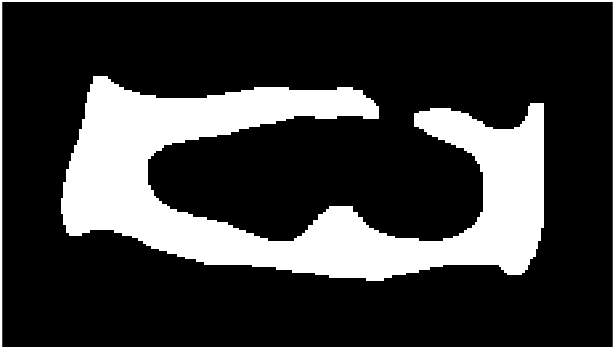
#> input picture Input data/Healthy/37331_L1-L2.png, 615 x 349 px, found by its file name; its folder holds only this picture in this run
$ python SVM.py
#> lines starting #> are read from the running program, lines starting #| are printed output that depends on the picture
# import all the required packages
import pandas as pd
from sklearn import svm
from sklearn.model_selection import GridSearchCV
import os
import matplotlib.pyplot as plt
from skimage.transform import resize
from skimage.io import imread
import numpy as np
from sklearn.model_selection import train_test_split
from sklearn.metrics import classification_report,accuracy_score,confusion_matrix
import pickle

Categories=['Healthy','Herniated'] #Categories of data frame

flat_data_arr=[]
target_arr=[]
datadir='DataSet' #Data directory of data set

for i in Categories: #Locating folder containing data set
  print(f'loading... category : {i}') #Progress message
  path=os.path.join(datadir,i)

  for img in os.listdir(path): #Reading and resizing of data
    img_array=imread(os.path.join(path,img)) #Reading
#> img_array is the input picture: shape (349, 615, 3); min 0, max 255, mean 58.1
    img_resized=resize(img_array,(150,150)) #Resizing
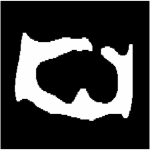
#> img_resized: shape (150, 150, 3) float64; min 0, max 1, mean 0.228
#> (the run stopped early here; a loop or call above may not have finished)
